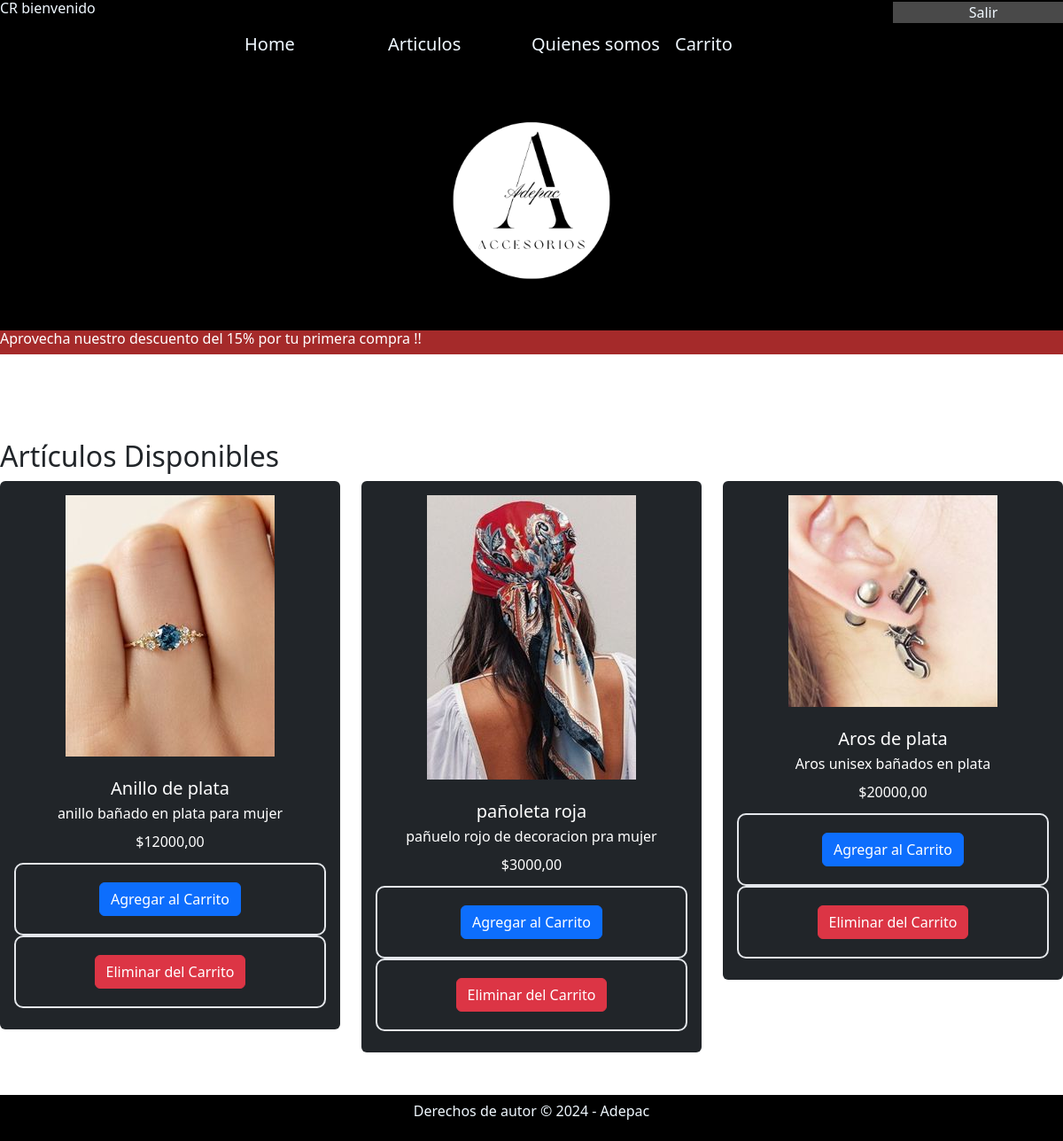
Screenshot of /articulo/ (signed in) with the database file from the repository.
### tienda/models.py (models this page shows, shortened)
class Producto(models.Model):
    nombre = models.CharField(max_length=100)
    descripcion = models.TextField()
    precio = models.DecimalField(max_digits=10, decimal_places=2)
    imagen = models.ImageField(upload_to='productos/')

### tienda/views.py (the view)
# urls.py: path('articulo/', views.base, name='base'),
def base(request):
    productos = Producto.objects.all()
    return render(request, 'base.html', {'productos': productos})

### tienda/templates/base.html (shortened to what this page needs)
{% load static %}
<!DOCTYPE html>
<html lang="es">
<head>
    <link href="https://cdn.jsdelivr.net/npm/bootstrap@5.3.3/dist/css/bootstrap.min.css" rel="stylesheet">
    <link rel="stylesheet" href="{% static 'joyas/css/archivo.css' %}">
    <link rel="stylesheet" href="{% static 'css/archivo.css' %}">
</head>
<body>
    <div class="row" style="background-color: black;">
        <div class="col">
          {% if request.user.is_authenticated %}
            <h6 style="color: aliceblue;">{{ user.username | upper }} bienvenido </h6>
            {% endif %}
        </div>
        <div class="col-2 align-self-center" style="background-color: rgb(73, 73, 73);">
          <div class="d-flex justify-content-around">
            {% if request.user.is_authenticated %}
              <a class="navbar-brand" style="color: aliceblue;" href="{% url 'exit' %}">Salir</a>
            {% else %}
              <a class="navbar-brand" style="color: aliceblue;" href="{% url 'inicio_sesion' %}">Login</a>
              <a class="navbar-brand" style="color: aliceblue;" href="{% url 'registro' %}">Register</a>
            {% endif %}
          </div>
        </div>
      </div>
    <div class="row" style="background-color: black; justify-content: center;">
        <div class="col-10">
            <nav class="navbar navbar-expand-lg" style="background-color: black;">
                <div class="container-fluid">
                    <div class="col" style="background-color: black;">
                        <a class="navbar-brand" style="color: aliceblue;" href="{% url 'home' %}">Home</a>
                    </div>
                    <div class="col" style="background-color: black;">
                        <a class="navbar-brand" style="color: aliceblue;" href="{% url 'base' %}">Articulos</a>
                    </div>
                    <div class="col" style="background-color: black;">
                        <a class="navbar-brand" style="color: aliceblue;" href="#">Quienes somos</a>
                    </div>
                    <div class="col" style="background-color: black;">
                        <a class="navbar-brand" style="color: aliceblue;" href="{% url 'carrito' %}">Carrito</a>
                    </div>
                </div>
            </nav>
        </div>
    </div>
    <div class="row" style="background-color: black; justify-content: center;">
        <div class="col-auto">
            <img id="imgLogo" src="{% static 'img/logo_adepac.png' %}" alt="Logo de Adepac">
        </div>
    </div>
    <div class="row">
        <div class="col" style="background-color: brown;">
            <h6 style="color: rgb(255, 255, 255);">Aprovecha nuestro descuento del 15% por tu primera compra !!</h6>
        </div>
    </div>
    <br><br><br>
    <div class="row">
        <div class="container mt-4">
            <h2>Artículos Disponibles</h2>
            <div class="row">
                {% for producto in productos %}
                <div class="col">
                    <div class="card text-light text-center bg-dark pb-2">
                        <div class="card-body text-white">
                            <div class="img-area mb-4">
                                <img src="{{ producto.imagen.url }}" class="img-fluid" alt="{{ producto.nombre }}">
                            </div>
                            <h5>{{ producto.nombre }}</h5>
                            <p>{{ producto.descripcion }}</p>
                            <p class="price">${{ producto.precio }}</p>
                            <form action="{% url 'add_to_cart' producto.id %}" method="post">
                                <input type="submit" class="btn btn-primary" value="Agregar al Carrito">
                            </form>
                            <form action="{% url 'remove_from_cart' producto.id %}" method="post">
                                <input type="submit" class="btn btn-danger" value="Eliminar del Carrito">
                            </form>
                        </div>
                    </div>
                </div>
                {% endfor %}
            </div>
        </div>
    </div>
    <br><br>
    <div class="row">
        <div class="col" style="background-color: black;">
            <footer>
                <p style="color: aliceblue;">Derechos de autor © 2024 - Adepac</p>
            </footer>
        </div>
    </div>
</body>
</html>

### static/css/archivo.css (style rules this page uses)
#imgLogo { width: 300px; height: 300px; display: block; margin: auto; }
.navbar-brand { color: aliceblue !important; }
footer { text-align: center; padding: 10px 0; }
.card { border: #161515; }
img { width: auto; height: auto; padding: auto; }
p { line-height: 100%; }
form { border: 2px solid #e4e7eb; padding: 20px; border-radius: 10px; }
html, body { height: 100%; margin: 0; padding: 0; }

### rows the page displays
Producto: imagen (picture), nombre "Anillo de plata", descripcion "anillo bañado en plata para mujer", precio "12000,00"
Producto: imagen (picture), nombre "pañoleta roja", descripcion "pañuelo rojo de decoracion pra mujer", precio "3000,00"
Producto: imagen (picture), nombre "Aros de plata", descripcion "Aros unisex bañados en plata", precio "20000,00"

### other values shown
{{ user.username | upper }} "CR"
